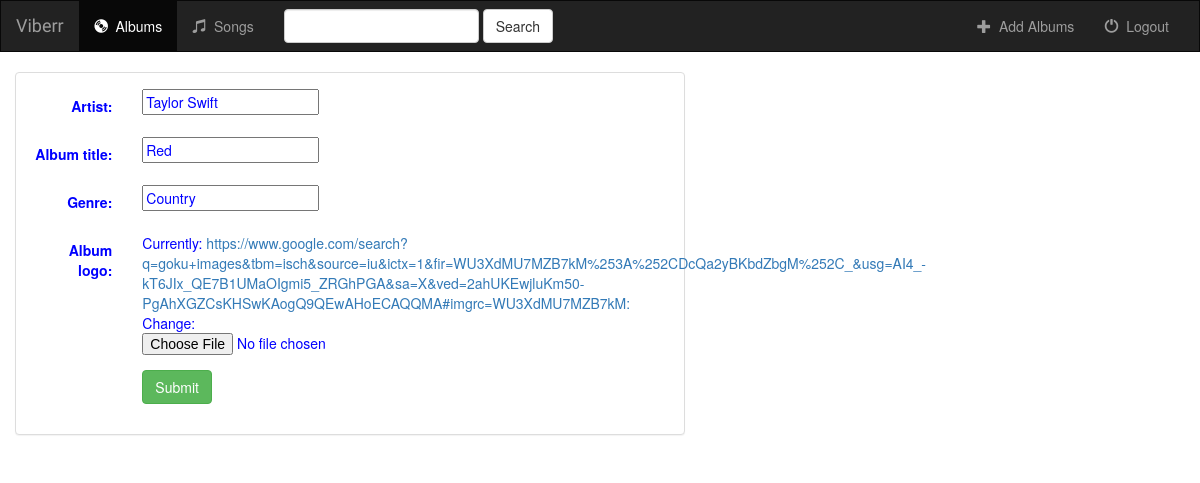
/music/album/1/, run on an earlier commit of the app's database.
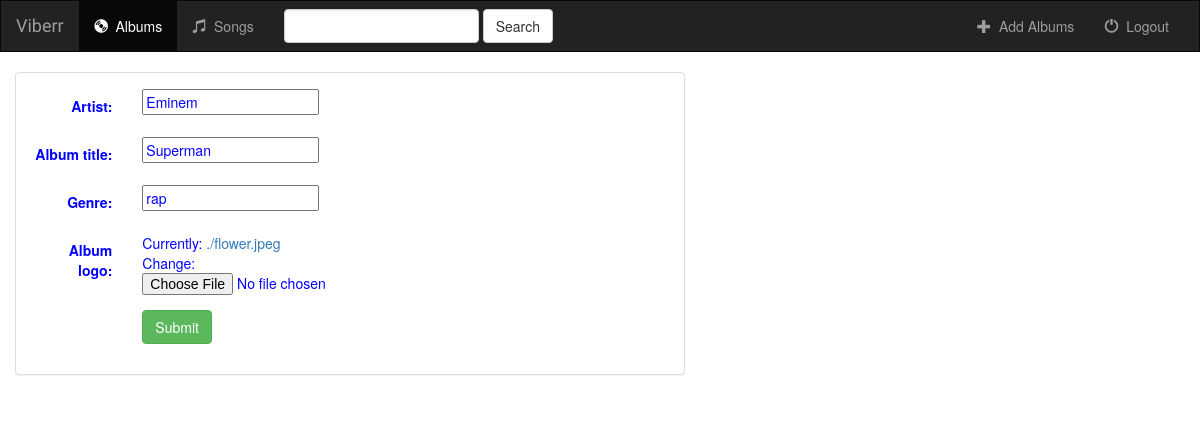
And on a later commit of the database.
### music/models.py (models this page shows, shortened)
class Album(models.Model): #always all the classes are inherited with models.Model
    artist = models.CharField(max_length= 250) #CharField is just text or characters and max_length is max charaters it can have
    album_title = models.CharField(max_length=500)
    genre = models.CharField(max_length=100)
    album_logo = models.FileField()
    '''this is a string dunder(double underscores) function which will show the info about objects of
        album class in django shell while populating database. '''
    '''basically __str__ func. displays the string info of a class.'''
    def __str__(self):
        return self.artist + ' - ' + self.album_title

### music/views.py (the view)
# urls.py: url(r'^album/(?P<pk>[0-9]+)/$',views.AlbumUpdate.as_view(),name='album-update'),
class AlbumUpdate(UpdateView):
    model = Album
    fields = ['artist', 'album_title', 'genre', 'album_logo']

### music/templates/music/album_form.html (shortened to what this page needs)
{% extends 'music/base.html' %}
{% block body %}
<div class="container-fluid">
    <div class="row">
        <div class="col-sm-12 col-md-7">
            <div class="panel panel-default">
                <div class="panel-body">
                    <form class="form-horizontal" action="" method="post" enctype="multipart/form-data">
                       {% include 'music/form-template.html' %}
                        <div class="form-group">
                            <div class="col-sm-offset-2 col-sm-10">
                                <button type="submit" class="btn btn-success">Submit</button>
                            </div>
                        </div>
                </div>
            </div>
        </div>
    </div>
</div>
{% endblock %}

### music/templates/music/base.html (shortened to what this page needs)
<!DOCTYPE html>
<html lang="en">
{% load staticfiles %}
<head>
    <link rel = "stylesheet" href="https://maxcdn.bootstrapcdn.com/bootstrap/3.3.6/css/bootstrap.min.css" />
    <link rel = "stylesheet" type="text/css" href="{% static 'music/details_style.css' %} "/>
</head>
<body>
<nav class = "navbar navbar-inverse">
    <div class = "container-fluid">
        <div class="navbar-header">
            <a class="navbar-brand" href="{% url 'music:index' %}">Viberr</a>
        </div>
        <div class="collapse navbar-collapse" id="topNavBar">
            <ul class="nav navbar-nav">
                <li class="active">
                    <a href="{% url 'music:index' %}">
                        <span class="glyphicon glyphicon-cd" aria-hidden="true"></span>&nbsp;
                        Albums
                    </a>
                <li class="">
                    <a href="#">
                        <span class="glyphicon glyphicon-music" aria-hidden="true"></span>&nbsp;
                        Songs
                    </a>
            </ul>
            <form class="navbar-form navbar-left" role="search" method="get" action="#">
                <div class="form-group">
                    <input type="text" class="form-control" name="q" value="">
                </div>
                <button type="submit" class="btn btn-default">Search</button>
            </form>
            <ul class="nav navbar-nav navbar-right">
                <li class="">
                    <a href="{% url 'music:album-add' %}">
                        <span class="glyphicon glyphicon-plus" aria-hidden="true"></span>&nbsp;
                        Add Albums
                    </a>
                <li class="">
                    <a href="{% url 'music:index' %}">
                        <span class="glyphicon glyphicon-off" aria-hidden="true"></span>&nbsp;
                        Logout
                    </a>
            </ul>
        </div>
    </div>
</nav>
{% block body %}{% endblock %}
</body>
</html>

### music/templates/music/form-template.html (shortened to what this page needs)
{% for field in form %}
<div class="form-group">
    <div class="col-sm-offset-2 col-sm-10">
    </div>
    <label class="control-label col-sm-2">{{ field.label_tag}}</label>
    <div class="col-sm-10">{{field}}</div>
</div>
{% endfor %}

### music/static/music/details_style.css (style rules this page uses)
body { color:blue; }
.navbar { border-radius: 0; }
.navbar-brand { font-family: 'Satisfy', cursive; }

What changed in the data, as far as the page shows it:
changed Album: artist "Taylor Swift" → "Eminem"; album_title "Red" → "Superman"; genre "Country" → "rap"
Also different on the page:
text no longer shown: "Currently: https://www.google.com/search?q=goku+images&tbm=isch&source=iu&ictx=1&fir=WU3XdMU7MZB7kM%253A%252CDcQa2yBKbdZbgM%252C_&usg=AI4_-kT6JIx_QE7B1UMaOIgmi5_ZRGhPGA&sa=X&ved=2ahUKEwjluKm50-PgAhXGZCsKHSwKAogQ9QEwAHoECAQQMA#imgrc=WU3XdMU7MZB7kM: Change:"
text now shown: "Currently: ./flower.jpeg Change:"
